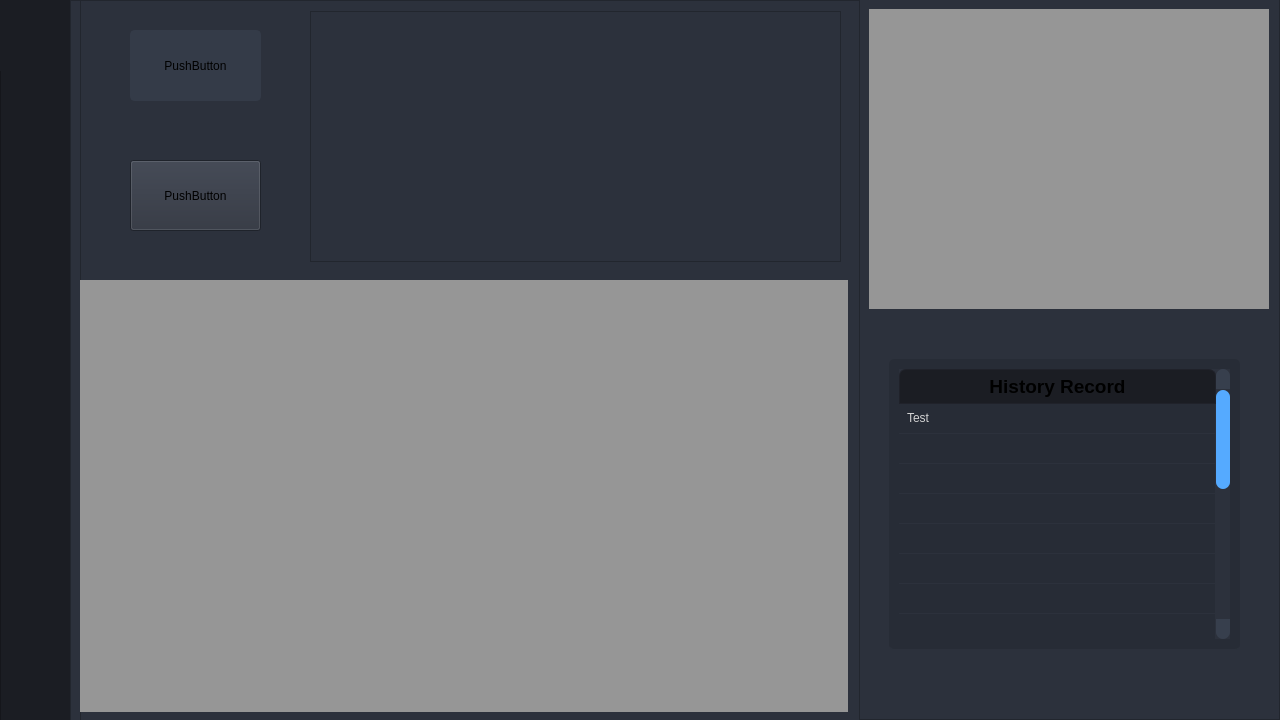
<?xml version="1.0" encoding="UTF-8"?>
<ui version="4.0">
 <class>mainUi</class>
 <widget class="QMainWindow" name="mainUi">
  <property name="geometry">
   <rect>
    <x>0</x>
    <y>0</y>
    <width>1280</width>
    <height>720</height>
   </rect>
  </property>
  <property name="minimumSize">
   <size>
    <width>1280</width>
    <height>720</height>
   </size>
  </property>
  <property name="maximumSize">
   <size>
    <width>1280</width>
    <height>720</height>
   </size>
  </property>
  <property name="windowTitle">
   <string>mainUi</string>
  </property>
  <property name="autoFillBackground">
   <bool>false</bool>
  </property>
  <property name="styleSheet">
   <string notr="true"/>
  </property>
  <widget class="QWidget" name="centralwidget">
   <property name="styleSheet">
    <string notr="true">/* LINE EDIT */
QLineEdit {
	background-color: rgb(27, 29, 35);
	border-radius: 5px;
	border: 2px solid rgb(27, 29, 35);
	padding-left: 10px;
}
QLineEdit:hover {
	border: 2px solid rgb(64, 71, 88);
}
QLineEdit:focus {
	border: 2px solid rgb(91, 101, 124);
}

/* SCROLL BARS */
QScrollBar:horizontal {
    border: none;
    background: rgb(52, 59, 72);
    height: 14px;
    margin: 0px 21px 0 21px;
	border-radius: 0px;
}
QScrollBar::handle:horizontal {
    background: rgb(85, 170, 255);
    min-width: 25px;
	border-radius: 7px
}
QScrollBar::add-line:horizontal {
    border: none;
    background: rgb(55, 63, 77);
    width: 20px;
	border-top-right-radius: 7px;
    border-bottom-right-radius: 7px;
    subcontrol-position: right;
    subcontrol-origin: margin;
}
QScrollBar::sub-line:horizontal {
    border: none;
    background: rgb(55, 63, 77);
    width: 20px;
	border-top-left-radius: 7px;
    border-bottom-left-radius: 7px;
    subcontrol-position: left;
    subcontrol-origin: margin;
}
QScrollBar::up-arrow:horizontal, QScrollBar::down-arrow:horizontal
{
     background: none;
}
QScrollBar::add-page:horizontal, QScrollBar::sub-page:horizontal
{
     background: none;
}
 QScrollBar:vertical {
	border: none;
    background: rgb(52, 59, 72);
    width: 14px;
    margin: 21px 0 21px 0;
	border-radius: 0px;
 }
 QScrollBar::handle:vertical {	
	background: rgb(85, 170, 255);
    min-height: 25px;
	border-radius: 7px
 }
 QScrollBar::add-line:vertical {
     border: none;
    background: rgb(55, 63, 77);
     height: 20px;
	border-bottom-left-radius: 7px;
    border-bottom-right-radius: 7px;
     subcontrol-position: bottom;
     subcontrol-origin: margin;
 }
 QScrollBar::sub-line:vertical {
	border: none;
    background: rgb(55, 63, 77);
     height: 20px;
	border-top-left-radius: 7px;
    border-top-right-radius: 7px;
     subcontrol-position: top;
     subcontrol-origin: margin;
 }
 QScrollBar::up-arrow:vertical, QScrollBar::down-arrow:vertical {
     background: none;
 }

 QScrollBar::add-page:vertical, QScrollBar::sub-page:vertical {
     background: none;
 }

/* CHECKBOX */
QCheckBox::indicator {
    border: 3px solid rgb(52, 59, 72);
	width: 15px;
	height: 15px;
	border-radius: 10px;
    background: rgb(44, 49, 60);
}
QCheckBox::indicator:hover {
    border: 3px solid rgb(58, 66, 81);
}
QCheckBox::indicator:checked {
    background: 3px solid rgb(52, 59, 72);
	border: 3px solid rgb(52, 59, 72);	
	background-image: url(:/16x16/icons/16x16/cil-check-alt.png);
}

/* RADIO BUTTON */
QRadioButton::indicator {
    border: 3px solid rgb(52, 59, 72);
	width: 15px;
	height: 15px;
	border-radius: 10px;
    background: rgb(44, 49, 60);
}
QRadioButton::indicator:hover {
    border: 3px solid rgb(58, 66, 81);
}
QRadioButton::indicator:checked {
    background: 3px solid rgb(94, 106, 130);
	border: 3px solid rgb(52, 59, 72);	
}

/* COMBOBOX */
QComboBox{
	background-color: rgb(27, 29, 35);
	border-radius: 5px;
	border: 2px solid rgb(27, 29, 35);
	padding: 5px;
	padding-left: 10px;
}
QComboBox:hover{
	border: 2px solid rgb(64, 71, 88);
}
QComboBox::drop-down {
	subcontrol-origin: padding;
	subcontrol-position: top right;
	width: 25px; 
	border-left-width: 3px;
	border-left-color: rgba(39, 44, 54, 150);
	border-left-style: solid;
	border-top-right-radius: 3px;
	border-bottom-right-radius: 3px;	
	background-image: url(:/16x16/icons/16x16/cil-arrow-bottom.png);
	background-position: center;
	background-repeat: no-reperat;
 }
QComboBox QAbstractItemView {
	color: rgb(85, 170, 255);	
	background-color: rgb(27, 29, 35);
	padding: 10px;
	selection-background-color: rgb(39, 44, 54);
}

/* SLIDERS */
QSlider::groove:horizontal {
    border-radius: 9px;
    height: 18px;
	margin: 0px;
	background-color: rgb(52, 59, 72);
}
QSlider::groove:horizontal:hover {
	background-color: rgb(55, 62, 76);
}
QSlider::handle:horizontal {
    background-color: rgb(85, 170, 255);
    border: none;
    height: 18px;
    width: 18px;
    margin: 0px;
	border-radius: 9px;
}
QSlider::handle:horizontal:hover {
    background-color: rgb(105, 180, 255);
}
QSlider::handle:horizontal:pressed {
    background-color: rgb(65, 130, 195);
}

QSlider::groove:vertical {
    border-radius: 9px;
    width: 18px;
    margin: 0px;
	background-color: rgb(52, 59, 72);
}
QSlider::groove:vertical:hover {
	background-color: rgb(55, 62, 76);
}
QSlider::handle:vertical {
    background-color: rgb(85, 170, 255);
	border: none;
    height: 18px;
    width: 18px;
    margin: 0px;
	border-radius: 9px;
}
QSlider::handle:vertical:hover {
    background-color: rgb(105, 180, 255);
}
QSlider::handle:vertical:pressed {
    background-color: rgb(65, 130, 195);
}

</string>
   </property>
   <widget class="QFrame" name="menu">
    <property name="geometry">
     <rect>
      <x>0</x>
      <y>0</y>
      <width>71</width>
      <height>721</height>
     </rect>
    </property>
    <property name="styleSheet">
     <string notr="true">background-color: rgb(27, 29, 35);</string>
    </property>
    <property name="frameShape">
     <enum>QFrame::StyledPanel</enum>
    </property>
    <property name="frameShadow">
     <enum>QFrame::Raised</enum>
    </property>
    <widget class="QLabel" name="logo">
     <property name="geometry">
      <rect>
       <x>0</x>
       <y>0</y>
       <width>71</width>
       <height>71</height>
      </rect>
     </property>
     <property name="text">
      <string/>
     </property>
     <property name="pixmap">
      <pixmap>images/logo.png</pixmap>
     </property>
     <property name="scaledContents">
      <bool>true</bool>
     </property>
    </widget>
   </widget>
   <widget class="QFrame" name="frame_content">
    <property name="geometry">
     <rect>
      <x>70</x>
      <y>0</y>
      <width>1211</width>
      <height>721</height>
     </rect>
    </property>
    <property name="styleSheet">
     <string notr="true">background-color: rgb(44, 49, 60);</string>
    </property>
    <property name="frameShape">
     <enum>QFrame::StyledPanel</enum>
    </property>
    <property name="frameShadow">
     <enum>QFrame::Raised</enum>
    </property>
    <widget class="QFrame" name="main">
     <property name="geometry">
      <rect>
       <x>0</x>
       <y>0</y>
       <width>1211</width>
       <height>721</height>
      </rect>
     </property>
     <property name="frameShape">
      <enum>QFrame::StyledPanel</enum>
     </property>
     <property name="frameShadow">
      <enum>QFrame::Raised</enum>
     </property>
     <widget class="QFrame" name="main_center">
      <property name="geometry">
       <rect>
        <x>10</x>
        <y>0</y>
        <width>781</width>
        <height>721</height>
       </rect>
      </property>
      <property name="frameShape">
       <enum>QFrame::StyledPanel</enum>
      </property>
      <property name="frameShadow">
       <enum>QFrame::Raised</enum>
      </property>
      <widget class="QLabel" name="rgb_frame">
       <property name="enabled">
        <bool>true</bool>
       </property>
       <property name="geometry">
        <rect>
         <x>0</x>
         <y>280</y>
         <width>768</width>
         <height>432</height>
        </rect>
       </property>
       <property name="styleSheet">
        <string notr="true">
background-color: rgb(150, 150, 150);</string>
       </property>
       <property name="text">
        <string/>
       </property>
      </widget>
      <widget class="QTableView" name="tableView_2">
       <property name="geometry">
        <rect>
         <x>230</x>
         <y>11</y>
         <width>531</width>
         <height>251</height>
        </rect>
       </property>
      </widget>
      <widget class="QPushButton" name="pushButton">
       <property name="geometry">
        <rect>
         <x>50</x>
         <y>30</y>
         <width>131</width>
         <height>71</height>
        </rect>
       </property>
       <property name="styleSheet">
        <string notr="true">QPushButton {
	border: 2px solid rgb(52, 59, 72);
	border-radius: 5px;	
	background-color: rgb(52, 59, 72);
}
QPushButton:hover {
	background-color: rgb(57, 65, 80);
	border: 2px solid rgb(61, 70, 86);
}
QPushButton:pressed {	
	background-color: rgb(35, 40, 49);
	border: 2px solid rgb(43, 50, 61);
}</string>
       </property>
       <property name="text">
        <string>PushButton</string>
       </property>
      </widget>
      <widget class="QPushButton" name="pushButton_2">
       <property name="geometry">
        <rect>
         <x>50</x>
         <y>160</y>
         <width>131</width>
         <height>71</height>
        </rect>
       </property>
       <property name="text">
        <string>PushButton</string>
       </property>
      </widget>
     </widget>
     <widget class="QFrame" name="main_left">
      <property name="geometry">
       <rect>
        <x>789</x>
        <y>-1</y>
        <width>421</width>
        <height>721</height>
       </rect>
      </property>
      <property name="frameShape">
       <enum>QFrame::StyledPanel</enum>
      </property>
      <property name="frameShadow">
       <enum>QFrame::Raised</enum>
      </property>
      <widget class="QLabel" name="thremal_frame">
       <property name="geometry">
        <rect>
         <x>10</x>
         <y>10</y>
         <width>400</width>
         <height>300</height>
        </rect>
       </property>
       <property name="styleSheet">
        <string notr="true">
background-color: rgb(150, 150, 150);</string>
       </property>
       <property name="text">
        <string/>
       </property>
      </widget>
      <widget class="QTableWidget" name="tableWidget">
       <property name="geometry">
        <rect>
         <x>30</x>
         <y>360</y>
         <width>351</width>
         <height>291</height>
        </rect>
       </property>
       <property name="sizePolicy">
        <sizepolicy hsizetype="Expanding" vsizetype="Expanding">
         <horstretch>0</horstretch>
         <verstretch>0</verstretch>
        </sizepolicy>
       </property>
       <property name="palette">
        <palette>
         <active>
          <colorrole role="WindowText">
           <brush brushstyle="SolidPattern">
            <color alpha="255">
             <red>210</red>
             <green>210</green>
             <blue>210</blue>
            </color>
           </brush>
          </colorrole>
          <colorrole role="Button">
           <brush brushstyle="SolidPattern">
            <color alpha="255">
             <red>39</red>
             <green>44</green>
             <blue>54</blue>
            </color>
           </brush>
          </colorrole>
          <colorrole role="Text">
           <brush brushstyle="SolidPattern">
            <color alpha="255">
             <red>210</red>
             <green>210</green>
             <blue>210</blue>
            </color>
           </brush>
          </colorrole>
          <colorrole role="ButtonText">
           <brush brushstyle="SolidPattern">
            <color alpha="255">
             <red>210</red>
             <green>210</green>
             <blue>210</blue>
            </color>
           </brush>
          </colorrole>
          <colorrole role="Base">
           <brush brushstyle="SolidPattern">
            <color alpha="255">
             <red>39</red>
             <green>44</green>
             <blue>54</blue>
            </color>
           </brush>
          </colorrole>
          <colorrole role="Window">
           <brush brushstyle="SolidPattern">
            <color alpha="255">
             <red>39</red>
             <green>44</green>
             <blue>54</blue>
            </color>
           </brush>
          </colorrole>
          <colorrole role="PlaceholderText">
           <brush brushstyle="NoBrush">
            <color alpha="128">
             <red>210</red>
             <green>210</green>
             <blue>210</blue>
            </color>
           </brush>
          </colorrole>
         </active>
         <inactive>
          <colorrole role="WindowText">
           <brush brushstyle="SolidPattern">
            <color alpha="255">
             <red>210</red>
             <green>210</green>
             <blue>210</blue>
            </color>
           </brush>
          </colorrole>
          <colorrole role="Button">
           <brush brushstyle="SolidPattern">
            <color alpha="255">
             <red>39</red>
             <green>44</green>
             <blue>54</blue>
            </color>
           </brush>
          </colorrole>
          <colorrole role="Text">
           <brush brushstyle="SolidPattern">
            <color alpha="255">
             <red>210</red>
             <green>210</green>
             <blue>210</blue>
            </color>
           </brush>
          </colorrole>
          <colorrole role="ButtonText">
           <brush brushstyle="SolidPattern">
            <color alpha="255">
             <red>210</red>
             <green>210</green>
             <blue>210</blue>
            </color>
           </brush>
          </colorrole>
          <colorrole role="Base">
           <brush brushstyle="SolidPattern">
            <color alpha="255">
             <red>39</red>
             <green>44</green>
             <blue>54</blue>
            </color>
           </brush>
          </colorrole>
          <colorrole role="Window">
           <brush brushstyle="SolidPattern">
            <color alpha="255">
             <red>39</red>
             <green>44</green>
             <blue>54</blue>
            </color>
           </brush>
          </colorrole>
          <colorrole role="PlaceholderText">
           <brush brushstyle="NoBrush">
            <color alpha="128">
             <red>210</red>
             <green>210</green>
             <blue>210</blue>
            </color>
           </brush>
          </colorrole>
         </inactive>
         <disabled>
          <colorrole role="WindowText">
           <brush brushstyle="SolidPattern">
            <color alpha="255">
             <red>210</red>
             <green>210</green>
             <blue>210</blue>
            </color>
           </brush>
          </colorrole>
          <colorrole role="Button">
           <brush brushstyle="SolidPattern">
            <color alpha="255">
             <red>39</red>
             <green>44</green>
             <blue>54</blue>
            </color>
           </brush>
          </colorrole>
          <colorrole role="Text">
           <brush brushstyle="SolidPattern">
            <color alpha="255">
             <red>210</red>
             <green>210</green>
             <blue>210</blue>
            </color>
           </brush>
          </colorrole>
          <colorrole role="ButtonText">
           <brush brushstyle="SolidPattern">
            <color alpha="255">
             <red>210</red>
             <green>210</green>
             <blue>210</blue>
            </color>
           </brush>
          </colorrole>
          <colorrole role="Base">
           <brush brushstyle="SolidPattern">
            <color alpha="255">
             <red>39</red>
             <green>44</green>
             <blue>54</blue>
            </color>
           </brush>
          </colorrole>
          <colorrole role="Window">
           <brush brushstyle="SolidPattern">
            <color alpha="255">
             <red>39</red>
             <green>44</green>
             <blue>54</blue>
            </color>
           </brush>
          </colorrole>
          <colorrole role="PlaceholderText">
           <brush brushstyle="NoBrush">
            <color alpha="128">
             <red>210</red>
             <green>210</green>
             <blue>210</blue>
            </color>
           </brush>
          </colorrole>
         </disabled>
        </palette>
       </property>
       <property name="styleSheet">
        <string notr="true">QTableWidget {	
	background-color: rgb(39, 44, 54);
	padding: 10px;
	border-radius: 5px;
	gridline-color: rgb(44, 49, 60);
	border-bottom: 1px solid rgb(44, 49, 60);
}
QTableWidget::item{
	border-color: rgb(44, 49, 60);
	padding-left: 5px;
	padding-right: 5px;
	gridline-color: rgb(44, 49, 60);
}
QTableWidget::item:selected{
	background-color: rgb(85, 170, 255);
}
QScrollBar:horizontal {
    border: none;
    background: rgb(52, 59, 72);
    height: 14px;
    margin: 0px 21px 0 21px;
	border-radius: 0px;
}
 QScrollBar:vertical {
	border: none;
    background: rgb(52, 59, 72);
    width: 14px;
    margin: 21px 0 21px 0;
	border-radius: 0px;
 }
QHeaderView::section{
	Background-color: rgb(39, 44, 54);
	max-width: 30px;
	border: 1px solid rgb(44, 49, 60);
	border-style: none;
    border-bottom: 1px solid rgb(44, 49, 60);
    border-right: 1px solid rgb(44, 49, 60);
}
QTableWidget::horizontalHeader {	
	background-color: rgb(81, 255, 0);
}
QHeaderView::section:horizontal
{
    border: 1px solid rgb(32, 34, 42);
	background-color: rgb(27, 29, 35);
	padding: 3px;
	border-top-left-radius: 7px;
    border-top-right-radius: 7px;
}
QHeaderView::section:vertical
{
    border: 1px solid rgb(44, 49, 60);
}
</string>
       </property>
       <property name="frameShape">
        <enum>QFrame::NoFrame</enum>
       </property>
       <property name="verticalScrollBarPolicy">
        <enum>Qt::ScrollBarAlwaysOn</enum>
       </property>
       <property name="sizeAdjustPolicy">
        <enum>QAbstractScrollArea::AdjustToContents</enum>
       </property>
       <property name="editTriggers">
        <set>QAbstractItemView::NoEditTriggers</set>
       </property>
       <property name="alternatingRowColors">
        <bool>false</bool>
       </property>
       <property name="selectionMode">
        <enum>QAbstractItemView::SingleSelection</enum>
       </property>
       <property name="selectionBehavior">
        <enum>QAbstractItemView::SelectRows</enum>
       </property>
       <property name="showGrid">
        <bool>true</bool>
       </property>
       <property name="gridStyle">
        <enum>Qt::SolidLine</enum>
       </property>
       <property name="sortingEnabled">
        <bool>false</bool>
       </property>
       <property name="columnCount">
        <number>1</number>
       </property>
       <attribute name="horizontalHeaderVisible">
        <bool>true</bool>
       </attribute>
       <attribute name="horizontalHeaderCascadingSectionResizes">
        <bool>true</bool>
       </attribute>
       <attribute name="horizontalHeaderDefaultSectionSize">
        <number>200</number>
       </attribute>
       <attribute name="horizontalHeaderStretchLastSection">
        <bool>true</bool>
       </attribute>
       <attribute name="verticalHeaderVisible">
        <bool>false</bool>
       </attribute>
       <attribute name="verticalHeaderCascadingSectionResizes">
        <bool>false</bool>
       </attribute>
       <attribute name="verticalHeaderHighlightSections">
        <bool>false</bool>
       </attribute>
       <attribute name="verticalHeaderStretchLastSection">
        <bool>true</bool>
       </attribute>
       <row>
        <property name="text">
         <string>New Row</string>
        </property>
        <property name="font">
         <font>
          <family>Segoe UI</family>
         </font>
        </property>
       </row>
       <row>
        <property name="text">
         <string>New Row</string>
        </property>
       </row>
       <row>
        <property name="text">
         <string>New Row</string>
        </property>
       </row>
       <row>
        <property name="text">
         <string>New Row</string>
        </property>
       </row>
       <row>
        <property name="text">
         <string>New Row</string>
        </property>
       </row>
       <row>
        <property name="text">
         <string>New Row</string>
        </property>
       </row>
       <row>
        <property name="text">
         <string>New Row</string>
        </property>
       </row>
       <row>
        <property name="text">
         <string>New Row</string>
        </property>
       </row>
       <row>
        <property name="text">
         <string>New Row</string>
        </property>
       </row>
       <row>
        <property name="text">
         <string>New Row</string>
        </property>
       </row>
       <row>
        <property name="text">
         <string>New Row</string>
        </property>
       </row>
       <row>
        <property name="text">
         <string>New Row</string>
        </property>
       </row>
       <row>
        <property name="text">
         <string>New Row</string>
        </property>
       </row>
       <row>
        <property name="text">
         <string>New Row</string>
        </property>
       </row>
       <row>
        <property name="text">
         <string>New Row</string>
        </property>
       </row>
       <row>
        <property name="text">
         <string>New Row</string>
        </property>
       </row>
       <column>
        <property name="text">
         <string>History Record</string>
        </property>
        <property name="font">
         <font>
          <family>Segoe UI</family>
          <pointsize>14</pointsize>
          <weight>75</weight>
          <bold>true</bold>
         </font>
        </property>
        <property name="background">
         <color>
          <red>184</red>
          <green>184</green>
          <blue>184</blue>
         </color>
        </property>
       </column>
       <item row="0" column="0">
        <property name="text">
         <string>Test</string>
        </property>
       </item>
      </widget>
     </widget>
    </widget>
   </widget>
  </widget>
 </widget>
 <resources/>
 <connections/>
</ui>
